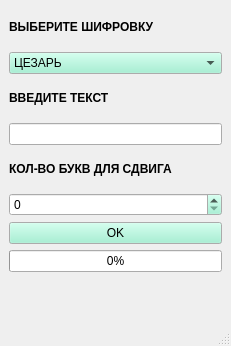
<?xml version="1.0" encoding="UTF-8"?>
<ui version="4.0">
 <class>MainWindow</class>
 <widget class="QMainWindow" name="MainWindow">
  <property name="geometry">
   <rect>
    <x>0</x>
    <y>0</y>
    <width>231</width>
    <height>346</height>
   </rect>
  </property>
  <property name="palette">
   <palette>
    <active>
     <colorrole role="Button">
      <brush brushstyle="SolidPattern">
       <color alpha="255">
        <red>148</red>
        <green>240</green>
        <blue>206</blue>
       </color>
      </brush>
     </colorrole>
    </active>
    <inactive>
     <colorrole role="Button">
      <brush brushstyle="SolidPattern">
       <color alpha="255">
        <red>148</red>
        <green>240</green>
        <blue>206</blue>
       </color>
      </brush>
     </colorrole>
    </inactive>
    <disabled>
     <colorrole role="Button">
      <brush brushstyle="SolidPattern">
       <color alpha="255">
        <red>148</red>
        <green>240</green>
        <blue>206</blue>
       </color>
      </brush>
     </colorrole>
    </disabled>
   </palette>
  </property>
  <property name="windowTitle">
   <string>MainWindow</string>
  </property>
  <widget class="QWidget" name="centralwidget">
   <layout class="QGridLayout" name="gridLayout">
    <item row="1" column="0">
     <layout class="QVBoxLayout" name="verticalLayout">
      <item>
       <widget class="QLabel" name="Vlabel">
        <property name="text">
         <string>&lt;html&gt;&lt;head/&gt;&lt;body&gt;&lt;p&gt;&lt;span style=&quot; font-weight:700;&quot;&gt;ВЫБЕРИТЕ ШИФРОВКУ &lt;/span&gt;&lt;/p&gt;&lt;/body&gt;&lt;/html&gt;</string>
        </property>
       </widget>
      </item>
      <item>
       <widget class="QComboBox" name="SHcomboBox">
        <item>
         <property name="text">
          <string>ЦЕЗАРЬ</string>
         </property>
        </item>
        <item>
         <property name="text">
          <string>ОБЫЧНО</string>
         </property>
        </item>
       </widget>
      </item>
      <item>
       <widget class="QLabel" name="TEXTlabel">
        <property name="text">
         <string>&lt;html&gt;&lt;head/&gt;&lt;body&gt;&lt;p&gt;&lt;span style=&quot; font-weight:700;&quot;&gt;ВВЕДИТЕ ТЕКСТ &lt;/span&gt;&lt;/p&gt;&lt;/body&gt;&lt;/html&gt;</string>
        </property>
       </widget>
      </item>
      <item>
       <widget class="QLineEdit" name="TEXTVVODlineEdit"/>
      </item>
      <item>
       <widget class="QLabel" name="WORLDlabel">
        <property name="text">
         <string>&lt;html&gt;&lt;head/&gt;&lt;body&gt;&lt;p&gt;&lt;span style=&quot; font-weight:700;&quot;&gt;КОЛ-ВО БУКВ ДЛЯ СДВИГА &lt;/span&gt;&lt;/p&gt;&lt;/body&gt;&lt;/html&gt;</string>
        </property>
       </widget>
      </item>
      <item>
       <widget class="QSpinBox" name="spinBox"/>
      </item>
      <item>
       <widget class="QPushButton" name="OKpushButton">
        <property name="text">
         <string>OK</string>
        </property>
       </widget>
      </item>
      <item>
       <widget class="QProgressBar" name="progressBar">
        <property name="value">
         <number>0</number>
        </property>
        <property name="invertedAppearance">
         <bool>false</bool>
        </property>
       </widget>
      </item>
      <item>
       <widget class="QLabel" name="VVODlabel">
        <property name="text">
         <string/>
        </property>
       </widget>
      </item>
     </layout>
    </item>
   </layout>
  </widget>
  <widget class="QMenuBar" name="menubar">
   <property name="geometry">
    <rect>
     <x>0</x>
     <y>0</y>
     <width>231</width>
     <height>26</height>
    </rect>
   </property>
  </widget>
  <widget class="QStatusBar" name="statusbar"/>
 </widget>
 <resources/>
 <connections>
  <connection>
   <sender>SHcomboBox</sender>
   <signal>activated(int)</signal>
   <receiver>spinBox</receiver>
   <slot>stepUp()</slot>
   <hints>
    <hint type="sourcelabel">
     <x>112</x>
     <y>77</y>
    </hint>
    <hint type="destinationlabel">
     <x>112</x>
     <y>197</y>
    </hint>
   </hints>
  </connection>
 </connections>
</ui>
